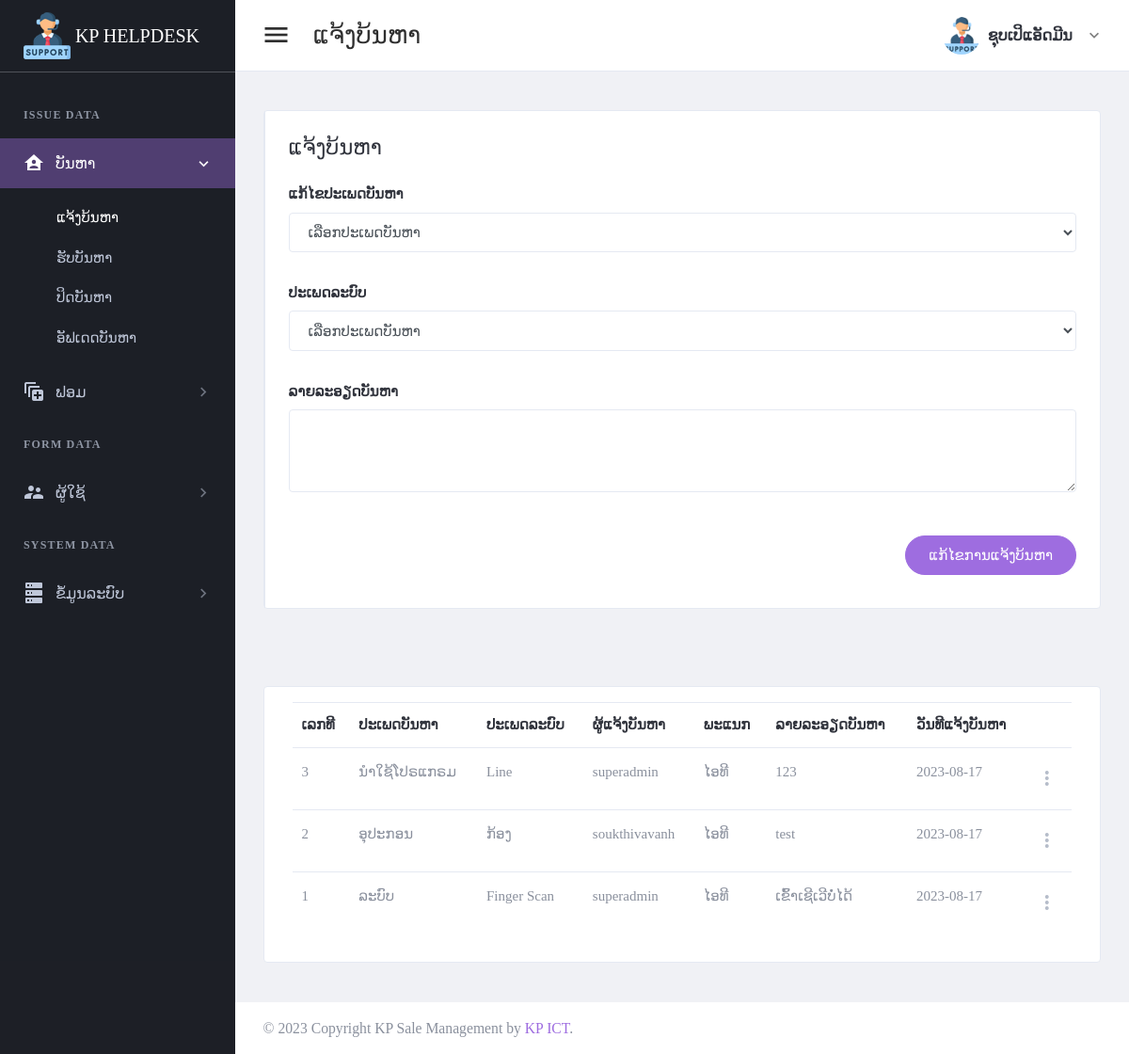
Page /page/edit-issue-request.php (signed in) on the earlier database version.
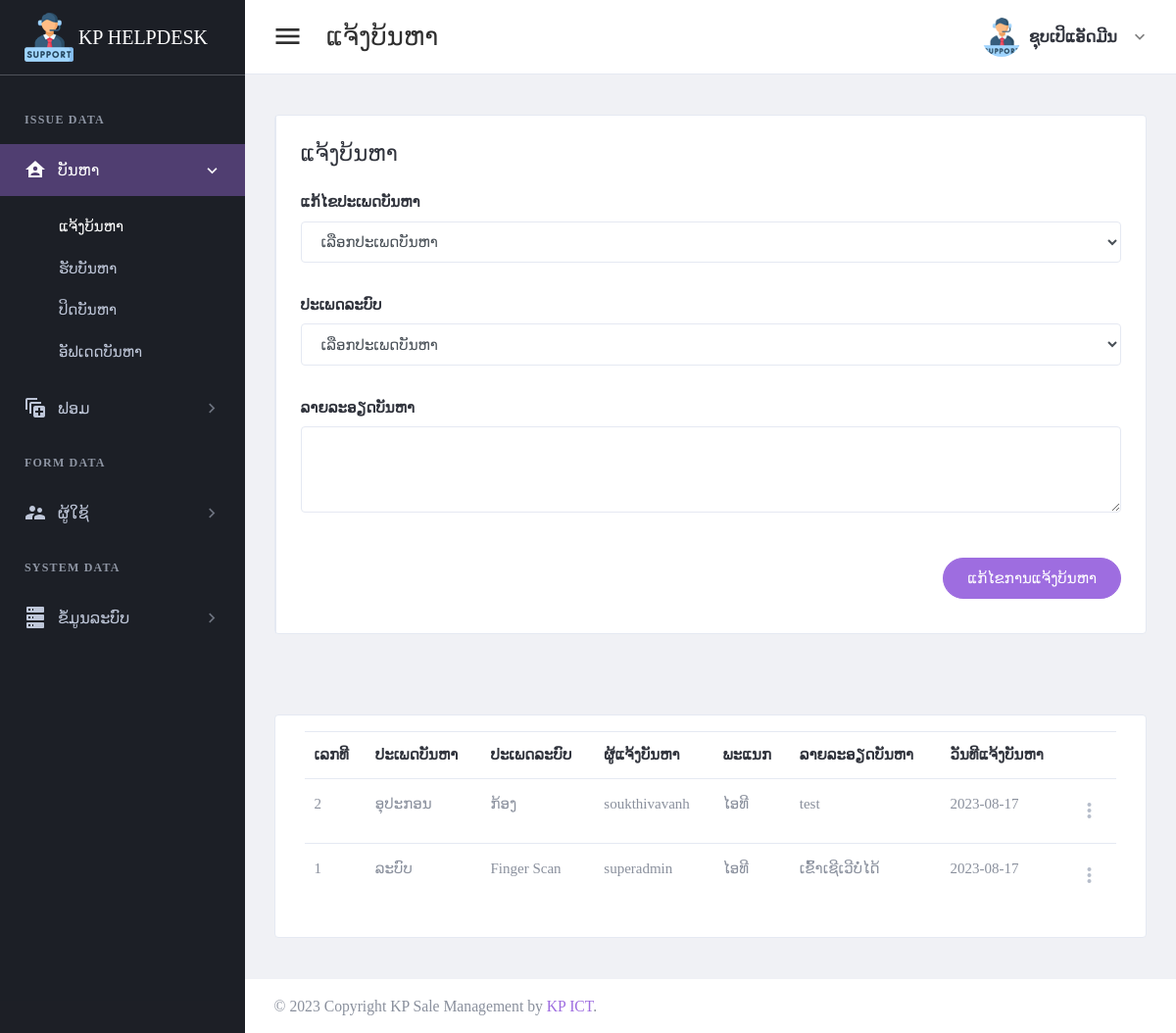
Same page on the later database version.
### tables this page shows
CREATE TABLE `tbl_header_title` (
  `ht_id` int(11) NOT NULL,
  `ht_name` varchar(300) DEFAULT NULL
);

CREATE TABLE `tbl_sub_title` (
  `st_id` int(11) NOT NULL,
  `st_name` varchar(300) DEFAULT NULL,
  `icon_code` varchar(100) DEFAULT NULL,
  `ht_id` int(11) DEFAULT NULL
);

CREATE TABLE `tbl_page_title` (
  `pt_id` int(11) NOT NULL,
  `pt_name` varchar(300) DEFAULT NULL,
  `ptf_name` varchar(100) DEFAULT NULL,
  `st_id` int(11) DEFAULT NULL
);

CREATE TABLE `tbl_issue_request` (
  `ir_id` int(11) NOT NULL,
  `ist_id` int(11) DEFAULT NULL,
  `ir_state` int(11) DEFAULT NULL,
  `ir_detail` text DEFAULT NULL,
  `reqeust_by` int(11) DEFAULT NULL,
  `request_date` date DEFAULT NULL,
  `assign_by` int(11) DEFAULT NULL,
  `assign_date` date DEFAULT NULL,
  `rate_point` int(11) DEFAULT NULL
);

CREATE TABLE `tbl_issue_category` (
  `isc_id` int(11) NOT NULL,
  `isc_name` varchar(50) DEFAULT NULL
);

CREATE TABLE `tbl_issue_type` (
  `ist_id` int(11) NOT NULL,
  `isc_id` int(11) DEFAULT NULL,
  `ist_name` varchar(150) DEFAULT NULL
);

CREATE TABLE `tbl_user` (
  `usid` int(11) NOT NULL,
  `full_name` varchar(300) DEFAULT NULL,
  `user_name` varchar(30) DEFAULT NULL,
  `user_password` varchar(30) DEFAULT NULL,
  `role_id` int(11) DEFAULT NULL,
  `depart_id` int(11) DEFAULT NULL,
  `user_status` int(11) DEFAULT NULL,
  `add_by` int(11) DEFAULT NULL,
  `date_register` date DEFAULT NULL
);

CREATE TABLE `tbl_depart` (
  `dp_id` int(11) NOT NULL,
  `dp_name` varchar(150) DEFAULT NULL
);

### setting/checksession.php (called while the page is built, shortened)
<?php
	if($_SESSION['id_users'] == "" )
	{
	header("location:logout.php");
	}
	  else{
		$role_id = $_SESSION["role_id"];
	}
?>

### page/edit-issue-request.php (the view, shortened to what the changed rows need)
<?php
include("../setting/checksession.php");
include("../setting/conn.php");
$header_name = "ແຈ້ງບ້ນຫາ";
$header_click = "1";
?>
<!DOCTYPE html>
<html lang="en" dir="ltr">
<head>
    <?php
    include("../setting/callcss.php");
    ?>
</head>
<body class="navbar-fixed sidebar-fixed" id="body">
    <div class="wrapper">
        <?php include "menu.php"; ?>
        <div class="page-wrapper">
            <div class="content-wrapper">
                <div class="content">
                    <div class="card card-default">
                        <div class="card-body">
                            <table id="productsTable" class="table table-hover table-product" style="width:100%">
                                <thead>
                                    <tr>
                                        <th>ເລກທີ</th>
                                        <th>ປະເພດບັນຫາ</th>
                                        <th>ປະເພດລະບົບ</th>
                                        <th>ຜູ້ແຈ້ງບັນຫາ</th>
                                        <th>ພະແນກ</th>
                                        <th>ລາຍລະອຽດບັນຫາ</th>
                                        <th>ວັນທີແຈ້ງບັນຫາ</th>
                                        <th> </th>
                                    </tr>
                                </thead>
                                <tbody>
                                    <?php
                                    $stmt4 = $conn->prepare("SELECT ir_id,isc_name,ist_name,ir_detail,user_name,dp_name,request_date FROM tbl_issue_request a
                                    left join tbl_issue_type b on a.ist_id = b.ist_id
                                    left join tbl_issue_category c on b.isc_id = c.isc_id
                                    left join tbl_user d on a.reqeust_by = d.usid
                                    left join tbl_depart e on d.depart_id = e.dp_id order by ir_id desc;
                                     ");
                                    $stmt4->execute();
                                    if ($stmt4->rowCount() > 0) {
                                        while ($row4 = $stmt4->fetch(PDO::FETCH_ASSOC)) {
                                            $ir_id = $row4['ir_id'];
                                            $isc_name = $row4['isc_name'];
                                            $ist_name = $row4['ist_name'];
                                            $user_name = $row4['user_name'];
                                            $dp_name = $row4['dp_name'];
                                            $ir_detail = $row4['ir_detail'];
                                            $request_date = $row4['request_date'];
                                    ?>
                                            <tr>
                                                <td><?php echo "$ir_id"; ?></td>
                                                <td><?php echo "$isc_name"; ?></td>
                                                <td><?php echo "$ist_name"; ?></td>
                                                <td><?php echo "$user_name"; ?></td>
                                                <td><?php echo "$dp_name"; ?></td>
                                                <td><?php echo "$ir_detail"; ?></td>
                                                <td><?php echo "$request_date"; ?></td>
                                                <td>
                                                    <div class="dropdown">
                                                        <a class="dropdown-toggle icon-burger-mini" href="#" role="button" id="dropdownMenuLink" data-toggle="dropdown" aria-haspopup="true" aria-expanded="false" data-display="static">
                                                        </a>
                                                    </div>
                                                </td>
                                            </tr>
                                    <?php
                                        }
                                    }
                                    ?>
                                </tbody>
                            </table>
                        </div>
                    </div>
                </div>
            </div>
        </div>
    </div>
</body>
</html>

### page/menu.php (shortened to what the changed rows need)
<aside class="left-sidebar sidebar-dark" id="left-sidebar">
  <div id="sidebar" class="sidebar sidebar-with-footer">
    <div class="sidebar-left" data-simplebar style="height: 100%;">
      <ul class="nav sidebar-inner" id="sidebar-menu">
        <?php
        $stmt = $conn->prepare(" SELECT distinct a.ht_id,ht_name
        FROM tbl_header_title a
        left join tbl_role_page b on a.ht_id = b.ht_id
        where role_id ='$role_id'
        order by  a.ht_id asc ");
        $stmt->execute();
        if ($stmt->rowCount() > 0) {
          while ($row = $stmt->fetch(PDO::FETCH_ASSOC)) {
            $ht_id = $row['ht_id'];
            $ht_name = $row['ht_name'];
        ?>
            <li class="section-title"> <?php echo "$ht_name"; ?></li>
            <?php
            $stmt1 = $conn->prepare("SELECT distinct a.st_id,st_name,role_id,icon_code
            FROM tbl_sub_title a
            left join tbl_role_page b on a.st_id = b.st_id
            where a.ht_id = '$ht_id' and role_id ='$role_id'
            order by a.st_id asc ");
            $stmt1->execute();
            if ($stmt1->rowCount() > 0) {
              while ($row1 = $stmt1->fetch(PDO::FETCH_ASSOC)) {
                $st_name = $row1['st_name'];
                $st_id = $row1['st_id'];
                $icon_code = $row1['icon_code'];
            ?>
                <li class='has-sub <?php if ($header_click == "$st_id") {  echo "active expand"; } ?>'>
                  <a class="sidenav-item-link" href="javascript:void(0)" data-toggle="collapse" data-target='#<?php echo "$st_name"; ?>' aria-expanded="false" aria-controls="<?php echo "$st_name"; ?>">
                    <i class="mdi <?php echo"$icon_code";?>"></i>
                    <span class="nav-text"> <?php echo "$st_name"; ?> </span> <b class="caret"></b>
                  </a>
                  <ul class='collapse <?php if ($header_click == "$st_id" ) { echo "show"; } ?>' id="<?php echo "$st_name"; ?>" data-parent="#sidebar-menu">
                    <div class="sub-menu">
                      <?php
                      $stmt2 = $conn->prepare(" SELECT pt_name,ptf_name
                      FROM tbl_page_title a
                      left join tbl_role_page b on a.pt_id = b.pt_id
                      where a.st_id = '$st_id' and role_id ='$role_id'
                      order by a.pt_id asc ");
                      $stmt2->execute();
                      if ($stmt2->rowCount() > 0) {
                        while ($row2 = $stmt2->fetch(PDO::FETCH_ASSOC)) {
                          $pt_name = $row2['pt_name'];
                      ?>
                          <li class="<?php if ($header_name ==  $row2['pt_name']) { echo "active"; } ?>">
                            <a class="sidenav-item-link" href='<?php echo $row2['ptf_name'] ?>'>
                              <span class="nav-text"><?php echo"$pt_name";?></span>
                            </a>
                          </li>
                      <?php
                        }
                      }
                      ?>
                    </div>
                  </ul>
              <?php
              }
            }
              ?>
                </li>
            <?php
          }
        }
            ?>
      </ul>
    </div>
  </div>
</aside>

Differences in the rows shown:
removed tbl_issue_request: ir_id "3", tbl_issue_category.isc_name "ນຳໃຊ້ໂປຣແກຣມ", ist.ist_name "Line", tbl_user.user_name "superadmin", tbl_depart.dp_name "ໄອທີ", ir_detail "123", request_date "2023-08-17"
